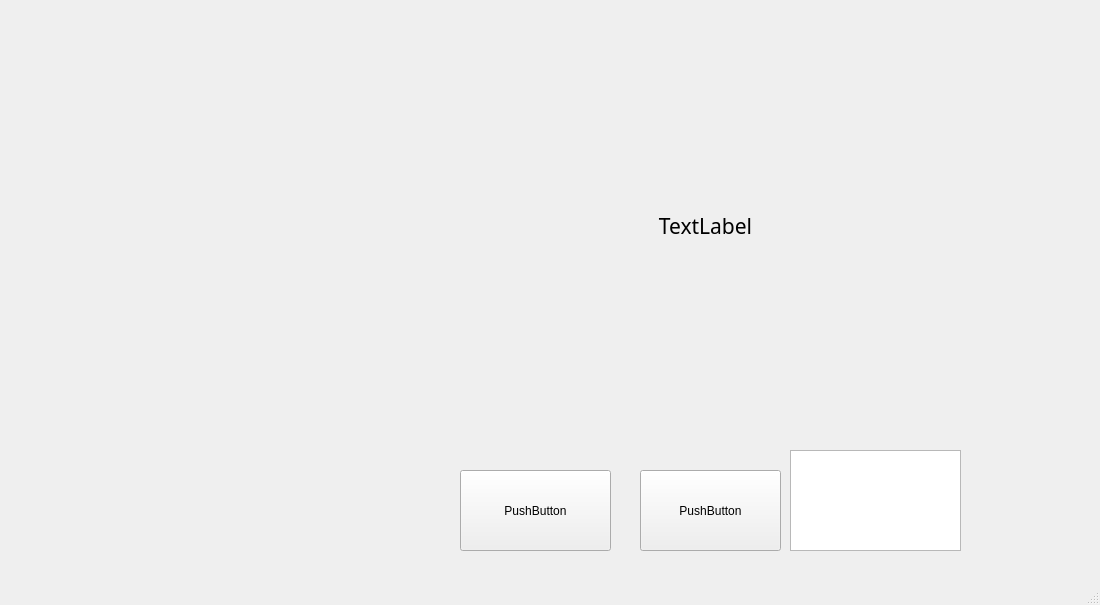
<?xml version="1.0" encoding="UTF-8"?>
<ui version="4.0">
 <class>MainWindow</class>
 <widget class="QMainWindow" name="MainWindow">
  <property name="geometry">
   <rect>
    <x>0</x>
    <y>0</y>
    <width>1100</width>
    <height>605</height>
   </rect>
  </property>
  <property name="windowTitle">
   <string>MainWindow</string>
  </property>
  <widget class="QWidget" name="centralwidget">
   <widget class="QWidget" name="WidgetFor3d" native="true">
    <property name="geometry">
     <rect>
      <x>10</x>
      <y>10</y>
      <width>431</width>
      <height>541</height>
     </rect>
    </property>
   </widget>
   <widget class="QGraphicsView" name="graphicsViewForRotatingName">
    <property name="geometry">
     <rect>
      <x>790</x>
      <y>450</y>
      <width>171</width>
      <height>101</height>
     </rect>
    </property>
   </widget>
   <widget class="QLabel" name="LabelForText">
    <property name="geometry">
     <rect>
      <x>450</x>
      <y>10</y>
      <width>511</width>
      <height>431</height>
     </rect>
    </property>
    <property name="font">
     <font>
      <family>Sitka Heading Semibold</family>
      <pointsize>16</pointsize>
     </font>
    </property>
    <property name="text">
     <string>TextLabel</string>
    </property>
    <property name="textFormat">
     <enum>Qt::AutoText</enum>
    </property>
    <property name="alignment">
     <set>Qt::AlignCenter</set>
    </property>
   </widget>
   <widget class="QPushButton" name="ButtonForTextChange">
    <property name="geometry">
     <rect>
      <x>640</x>
      <y>470</y>
      <width>141</width>
      <height>81</height>
     </rect>
    </property>
    <property name="text">
     <string>PushButton</string>
    </property>
   </widget>
   <widget class="QPushButton" name="ButtonToStopMusic">
    <property name="geometry">
     <rect>
      <x>460</x>
      <y>470</y>
      <width>151</width>
      <height>81</height>
     </rect>
    </property>
    <property name="text">
     <string>PushButton</string>
    </property>
   </widget>
  </widget>
  <widget class="QMenuBar" name="menubar">
   <property name="geometry">
    <rect>
     <x>0</x>
     <y>0</y>
     <width>1100</width>
     <height>18</height>
    </rect>
   </property>
  </widget>
  <widget class="QStatusBar" name="statusbar"/>
 </widget>
 <resources/>
 <connections/>
</ui>
